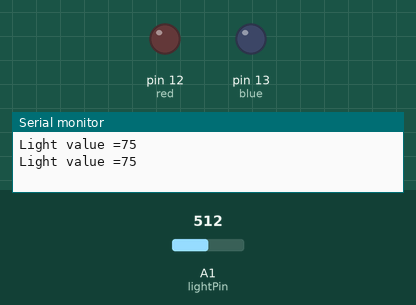
This sketch was run on a simulated Arduino Uno, built with avr-gcc and run on an emulated ATmega328P. Parts: output pins drawn as LEDs (lit = HIGH), the last lines printed to the serial monitor. The inputs (shaded band) are chosen by the test bench; at power-on: A1 (lightPin) = 512.

Above: at 1.8 s.
1.9 s: A1 (lightPin) set to 357
3.4 s: A1 (lightPin) set to 330
At 4.9 s:
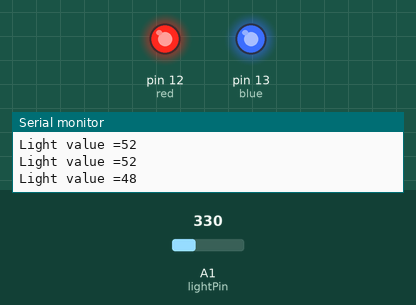
5.5 s: A1 (lightPin) set to 511
At 6.5 s:
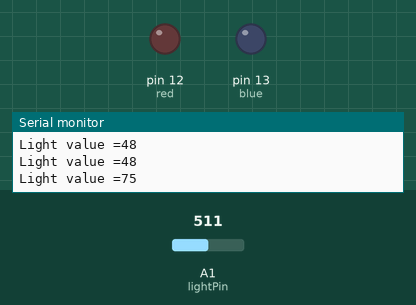
7.5 s: A1 (lightPin) set to 306
At 9.2 s:
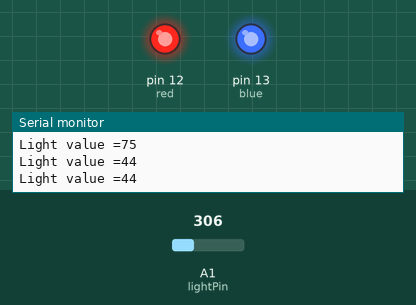
Timing chart, 0 to 10.5 s (numbered marks = the images above; inputs shaded):
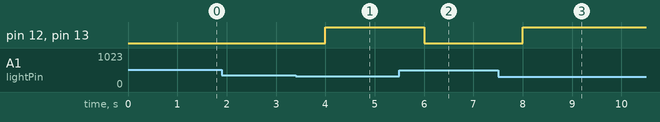

The sketch:

Code.ino
```cpp
// Name :- Kunjesh Kantilal Ramani (200515106)
// Date :- 8th June 2022
// Week :- Lab 4 LEVEL 2
// Description :- Write a program that will turn on both the red LED (D12) and blue LED (D13) at the
// same time when the sensor detects darkness.

int lightPin = A1; // The light sensor is plugged into pin A1 of the Arduino.
int data = 0;      // This will store the data from the sensor.
int red = 12;      // red color light
int blue = 13;     // blue color light
int darkness = 50; // I have set darkness = 50 which means that the value less than 50 will be considered as the darkness

void setup()
{ // The Setup function runs once.
    Serial.begin(9600);
    pinMode(red, OUTPUT);
    pinMode(blue, OUTPUT);
}

void loop()
{                                     // The loop function runs forever
    data = analogRead(lightPin);      // Read the value from the light sensor and store it in the lightData variable.
    data = map(data, 6, 679, 0, 100); // map the data value to a percentage. I have make the range from 1 to 100

    if (data < darkness)
    { // when the data is less than darkness then the "if" statement will run, otherwise "else" statement will run
        digitalWrite(red, HIGH);
        digitalWrite(blue, HIGH);
    }
    else
    {
        digitalWrite(red, LOW);
        digitalWrite(blue, LOW);
    }

    Serial.print("Light value =");
    Serial.println(data); // Print the data to the serial port.
    delay(1000);          // Wait 1 second (1000mS) before running again.
}
```

Measured:
- the behaviour switches between 343 and 342 on A1 (lightPin) (found by bisection; images 0 and 1)
- after the input at 3.4 s, pin 12 (red), pin 13 (blue): LOW → HIGH after 0.60 s
- after the input at 5.5 s, pin 12 (red), pin 13 (blue): HIGH → LOW after 0.50 s
- after the input at 7.5 s, pin 12 (red), pin 13 (blue): LOW → HIGH after 0.50 s
